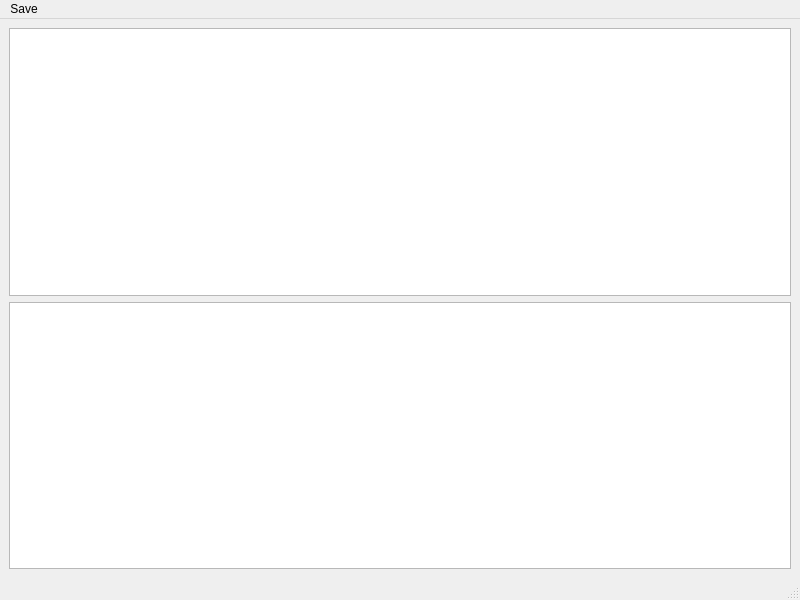
<?xml version="1.0" encoding="UTF-8"?>
<ui version="4.0">
 <class>MainWindow</class>
 <widget class="QMainWindow" name="MainWindow">
  <property name="geometry">
   <rect>
    <x>0</x>
    <y>0</y>
    <width>800</width>
    <height>600</height>
   </rect>
  </property>
  <property name="windowTitle">
   <string>MainWindow</string>
  </property>
  <widget class="QWidget" name="centralwidget">
   <layout class="QGridLayout" name="gridLayout">
    <item row="0" column="0">
     <widget class="QTextEdit" name="textEdit2"/>
    </item>
    <item row="1" column="0">
     <widget class="QTableWidget" name="tableWidget"/>
    </item>
   </layout>
  </widget>
  <widget class="QMenuBar" name="menubar">
   <property name="geometry">
    <rect>
     <x>0</x>
     <y>0</y>
     <width>800</width>
     <height>26</height>
    </rect>
   </property>
   <widget class="QMenu" name="menuSave">
    <property name="title">
     <string>Save</string>
    </property>
    <addaction name="actionSave_the_file"/>
   </widget>
   <addaction name="menuSave"/>
  </widget>
  <widget class="QStatusBar" name="statusbar"/>
  <action name="actionSave_the_file">
   <property name="text">
    <string>Save the file </string>
   </property>
  </action>
 </widget>
 <resources/>
 <connections/>
</ui>
